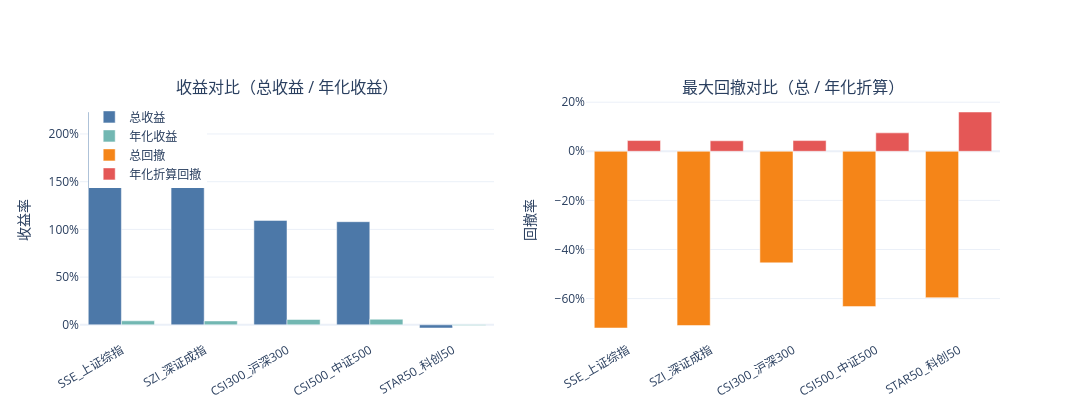

Source (notebook cell):
### Code cell
fig = make_subplots(rows=1, cols=2, subplot_titles=("收益对比（总收益 / 年化收益）", "最大回撤对比（总 / 年化折算）"))

# 收益对比
fig.add_trace(
    go.Bar(
        x=summary_df.index,
        y=summary_df["total_return"],
        name="总收益",
        marker_color="#4c78a8",
        hovertemplate="指数: %{x}<br>总收益: %{y:.2%}<extra></extra>",
    ),
    row=1,
    col=1,
)
fig.add_trace(
    go.Bar(
        x=summary_df.index,
        y=summary_df["annualized_return"],
        name="年化收益",
        marker_color="#72b7b2",
        hovertemplate="指数: %{x}<br>年化收益: %{y:.2%}<extra></extra>",
    ),
    row=1,
    col=1,
)

# 回撤对比
fig.add_trace(
    go.Bar(
        x=summary_df.index,
        y=summary_df["max_drawdown"],
        name="总回撤",
        marker_color="#f58518",
        hovertemplate="指数: %{x}<br>总回撤: %{y:.2%}<extra></extra>",
    ),
    row=1,
    col=2,
)
fig.add_trace(
    go.Bar(
        x=summary_df.index,
        y=summary_df["annualized_max_dd"],
        name="年化折算回撤",
        marker_color="#e45756",
        hovertemplate="指数: %{x}<br>年化折算回撤: %{y:.2%}<extra></extra>",
    ),
    row=1,
    col=2,
)

fig.update_layout(
    template="plotly_white",
    height=420,
    width=1080,
    barmode="group",
    legend=dict(yanchor="top", y=0.99, xanchor="left", x=0.01),
)
fig.update_yaxes(title_text="收益率", tickformat=".0%", row=1, col=1)
fig.update_yaxes(title_text="回撤率", tickformat=".0%", row=1, col=2)
fig.update_xaxes(tickangle=-30)
fig.show()

### Figure 1 — Plotly figure (JSON) as saved in the notebook; plotly's stock layout.template omitted (floating-point values rounded to 4 significant figures)
{"data": [{"hovertemplate": "指数: %{x}<br>总收益: %{y:.2%}<extra></extra>", "marker": {"color": "#4c78a8"}, "name": "总收益", "type": "bar", "x": ["SSE_上证综指", "SZI_深证成指", "CSI300_沪深300", "CSI500_中证500", "STAR50_科创50"], "xaxis": "x", "y": [2.23, 2.099, 1.095, 1.081, -0.03328], "yaxis": "y"}, {"hovertemplate": "指数: %{x}<br>年化收益: %{y:.2%}<extra></extra>", "marker": {"color": "#72b7b2"}, "name": "年化收益", "type": "bar", "x": ["SSE_上证综指", "SZI_深证成指", "CSI300_沪深300", "CSI500_中证500", "STAR50_科创50"], "xaxis": "x", "y": [0.04209, 0.04078, 0.05585, 0.05871, -0.006485], "yaxis": "y"}, {"hovertemplate": "指数: %{x}<br>总回撤: %{y:.2%}<extra></extra>", "marker": {"color": "#f58518"}, "name": "总回撤", "type": "bar", "x": ["SSE_上证综指", "SZI_深证成指", "CSI300_沪深300", "CSI500_中证500", "STAR50_科创50"], "xaxis": "x2", "y": [-0.7198, -0.7098, -0.4545, -0.6327, -0.5964], "yaxis": "y2"}, {"hovertemplate": "指数: %{x}<br>年化折算回撤: %{y:.2%}<extra></extra>", "marker": {"color": "#e45756"}, "name": "年化折算回撤", "type": "bar", "x": ["SSE_上证综指", "SZI_深证成指", "CSI300_沪深300", "CSI500_中证500", "STAR50_科创50"], "xaxis": "x2", "y": [0.04375, 0.04276, 0.04357, 0.07503, 0.1601], "yaxis": "y2"}], "layout": {"annotations": [{"font": {"size": 16}, "showarrow": false, "text": "收益对比（总收益 / 年化收益）", "x": 0.225, "xanchor": "center", "xref": "paper", "y": 1, "yanchor": "bottom", "yref": "paper"}, {"font": {"size": 16}, "showarrow": false, "text": "最大回撤对比（总 / 年化折算）", "x": 0.775, "xanchor": "center", "xref": "paper", "y": 1, "yanchor": "bottom", "yref": "paper"}], "barmode": "group", "height": 420, "legend": {"x": 0.01, "xanchor": "left", "y": 0.99, "yanchor": "top"}, "width": 1080, "xaxis": {"anchor": "y", "domain": [0, 0.45], "tickangle": -30}, "xaxis2": {"anchor": "y2", "domain": [0.55, 1], "tickangle": -30}, "yaxis": {"anchor": "x", "domain": [0, 1], "tickformat": ".0%", "title": {"text": "收益率"}}, "yaxis2": {"anchor": "x2", "domain": [0, 1], "tickformat": ".0%", "title": {"text": "回撤率"}}}}
